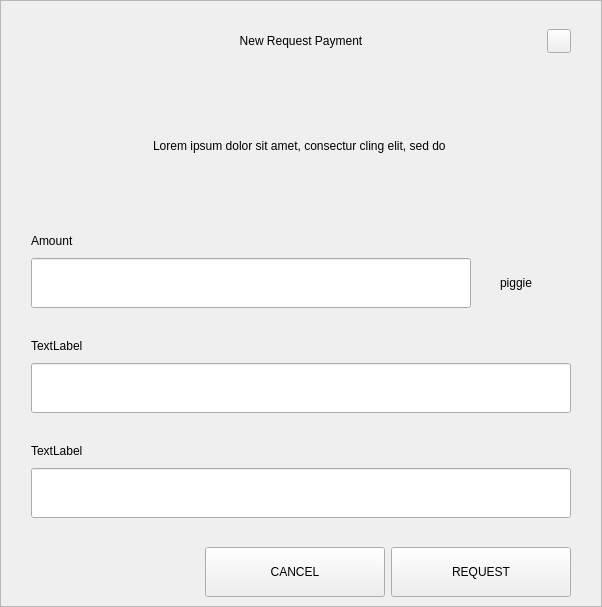
<?xml version="1.0" encoding="UTF-8"?>
<ui version="4.0">
 <class>RequestDialog</class>
 <widget class="QDialog" name="RequestDialog">
  <property name="geometry">
   <rect>
    <x>0</x>
    <y>0</y>
    <width>602</width>
    <height>607</height>
   </rect>
  </property>
  <property name="windowTitle">
   <string>Dialog</string>
  </property>
  <layout class="QVBoxLayout" name="verticalLayout_5">
   <property name="spacing">
    <number>0</number>
   </property>
   <property name="leftMargin">
    <number>0</number>
   </property>
   <property name="topMargin">
    <number>0</number>
   </property>
   <property name="rightMargin">
    <number>0</number>
   </property>
   <property name="bottomMargin">
    <number>0</number>
   </property>
   <item>
    <widget class="QFrame" name="frame">
     <property name="styleSheet">
      <string notr="true"/>
     </property>
     <property name="frameShape">
      <enum>QFrame::StyledPanel</enum>
     </property>
     <property name="frameShadow">
      <enum>QFrame::Raised</enum>
     </property>
     <layout class="QVBoxLayout" name="verticalLayout_4" stretch="1,0,0">
      <property name="spacing">
       <number>0</number>
      </property>
      <property name="leftMargin">
       <number>30</number>
      </property>
      <property name="topMargin">
       <number>20</number>
      </property>
      <property name="rightMargin">
       <number>30</number>
      </property>
      <property name="bottomMargin">
       <number>0</number>
      </property>
      <item>
       <layout class="QHBoxLayout" name="horizontalLayout_3">
        <property name="spacing">
         <number>0</number>
        </property>
        <item>
         <spacer name="horizontalSpacer_21">
          <property name="orientation">
           <enum>Qt::Horizontal</enum>
          </property>
          <property name="sizeHint" stdset="0">
           <size>
            <width>40</width>
            <height>20</height>
           </size>
          </property>
         </spacer>
        </item>
        <item>
         <widget class="QLabel" name="labelTitle">
          <property name="minimumSize">
           <size>
            <width>0</width>
            <height>40</height>
           </size>
          </property>
          <property name="maximumSize">
           <size>
            <width>16777215</width>
            <height>40</height>
           </size>
          </property>
          <property name="styleSheet">
           <string notr="true">padding-left:24px;</string>
          </property>
          <property name="text">
           <string>New Request Payment</string>
          </property>
          <property name="alignment">
           <set>Qt::AlignCenter</set>
          </property>
          <property name="margin">
           <number>7</number>
          </property>
         </widget>
        </item>
        <item>
         <spacer name="horizontalSpacer">
          <property name="orientation">
           <enum>Qt::Horizontal</enum>
          </property>
          <property name="sizeHint" stdset="0">
           <size>
            <width>40</width>
            <height>20</height>
           </size>
          </property>
         </spacer>
        </item>
        <item>
         <widget class="QPushButton" name="btnEsc">
          <property name="minimumSize">
           <size>
            <width>24</width>
            <height>24</height>
           </size>
          </property>
          <property name="maximumSize">
           <size>
            <width>24</width>
            <height>24</height>
           </size>
          </property>
          <property name="focusPolicy">
           <enum>Qt::NoFocus</enum>
          </property>
          <property name="text">
           <string/>
          </property>
         </widget>
        </item>
       </layout>
      </item>
      <item>
       <widget class="QStackedWidget" name="stack">
        <property name="minimumSize">
         <size>
          <width>540</width>
          <height>0</height>
         </size>
        </property>
        <property name="maximumSize">
         <size>
          <width>540</width>
          <height>16777215</height>
         </size>
        </property>
        <property name="currentIndex">
         <number>0</number>
        </property>
        <widget class="QWidget" name="page_1">
         <property name="minimumSize">
          <size>
           <width>540</width>
           <height>0</height>
          </size>
         </property>
         <property name="maximumSize">
          <size>
           <width>540</width>
           <height>16777215</height>
          </size>
         </property>
         <layout class="QVBoxLayout" name="layout1">
          <property name="spacing">
           <number>0</number>
          </property>
          <property name="leftMargin">
           <number>0</number>
          </property>
          <property name="topMargin">
           <number>0</number>
          </property>
          <property name="rightMargin">
           <number>0</number>
          </property>
          <property name="bottomMargin">
           <number>0</number>
          </property>
          <item>
           <spacer name="verticalSpacer_21">
            <property name="orientation">
             <enum>Qt::Vertical</enum>
            </property>
            <property name="sizeType">
             <enum>QSizePolicy::Fixed</enum>
            </property>
            <property name="sizeHint" stdset="0">
             <size>
              <width>20</width>
              <height>30</height>
             </size>
            </property>
           </spacer>
          </item>
          <item alignment="Qt::AlignHCenter">
           <widget class="QLabel" name="labelMessage">
            <property name="minimumSize">
             <size>
              <width>400</width>
              <height>50</height>
             </size>
            </property>
            <property name="text">
             <string>Lorem ipsum dolor sit amet, consectur cling elit, sed do </string>
            </property>
            <property name="alignment">
             <set>Qt::AlignCenter</set>
            </property>
            <property name="wordWrap">
             <bool>true</bool>
            </property>
           </widget>
          </item>
          <item alignment="Qt::AlignBottom">
           <widget class="QWidget" name="containerAmount" native="true">
            <layout class="QVBoxLayout" name="verticalLayout">
             <property name="spacing">
              <number>9</number>
             </property>
             <property name="leftMargin">
              <number>0</number>
             </property>
             <property name="topMargin">
              <number>0</number>
             </property>
             <property name="rightMargin">
              <number>0</number>
             </property>
             <property name="bottomMargin">
              <number>0</number>
             </property>
             <item>
              <widget class="QLabel" name="labelSubtitleAmount">
               <property name="minimumSize">
                <size>
                 <width>350</width>
                 <height>16</height>
                </size>
               </property>
               <property name="maximumSize">
                <size>
                 <width>16777215</width>
                 <height>16</height>
                </size>
               </property>
               <property name="text">
                <string>Amount</string>
               </property>
              </widget>
             </item>
             <item alignment="Qt::AlignTop">
              <widget class="QWidget" name="layoutAmount" native="true">
               <layout class="QHBoxLayout" name="horizontalLayout" stretch="2,0">
                <property name="spacing">
                 <number>0</number>
                </property>
                <property name="leftMargin">
                 <number>0</number>
                </property>
                <property name="topMargin">
                 <number>0</number>
                </property>
                <property name="rightMargin">
                 <number>0</number>
                </property>
                <property name="bottomMargin">
                 <number>0</number>
                </property>
                <item>
                 <widget class="QLineEdit" name="lineEditAmount">
                  <property name="minimumSize">
                   <size>
                    <width>0</width>
                    <height>50</height>
                   </size>
                  </property>
                  <property name="maximumSize">
                   <size>
                    <width>16777215</width>
                    <height>50</height>
                   </size>
                  </property>
                 </widget>
                </item>
                <item>
                 <widget class="QWidget" name="comboContainer" native="true">
                  <property name="minimumSize">
                   <size>
                    <width>100</width>
                    <height>50</height>
                   </size>
                  </property>
                  <property name="maximumSize">
                   <size>
                    <width>16777215</width>
                    <height>50</height>
                   </size>
                  </property>
                  <layout class="QHBoxLayout" name="horizontalLayout_31">
                   <property name="spacing">
                    <number>0</number>
                   </property>
                   <property name="leftMargin">
                    <number>0</number>
                   </property>
                   <property name="topMargin">
                    <number>0</number>
                   </property>
                   <property name="rightMargin">
                    <number>10</number>
                   </property>
                   <property name="bottomMargin">
                    <number>0</number>
                   </property>
                   <item>
                    <widget class="QLabel" name="comboBoxCoin">
                     <property name="text">
                      <string>piggie</string>
                     </property>
                     <property name="alignment">
                      <set>Qt::AlignCenter</set>
                     </property>
                    </widget>
                   </item>
                  </layout>
                 </widget>
                </item>
               </layout>
              </widget>
             </item>
            </layout>
           </widget>
          </item>
          <item>
           <spacer name="verticalSpacer_31">
            <property name="orientation">
             <enum>Qt::Vertical</enum>
            </property>
            <property name="sizeType">
             <enum>QSizePolicy::Fixed</enum>
            </property>
            <property name="sizeHint" stdset="0">
             <size>
              <width>20</width>
              <height>30</height>
             </size>
            </property>
           </spacer>
          </item>
          <item>
           <layout class="QVBoxLayout" name="verticalLayoutLabel">
            <property name="spacing">
             <number>9</number>
            </property>
            <item>
             <widget class="QLabel" name="labelSubtitleLabel">
              <property name="minimumSize">
               <size>
                <width>0</width>
                <height>16</height>
               </size>
              </property>
              <property name="maximumSize">
               <size>
                <width>16777215</width>
                <height>16</height>
               </size>
              </property>
              <property name="text">
               <string>TextLabel</string>
              </property>
             </widget>
            </item>
            <item>
             <widget class="QLineEdit" name="lineEditLabel">
              <property name="minimumSize">
               <size>
                <width>0</width>
                <height>50</height>
               </size>
              </property>
              <property name="maximumSize">
               <size>
                <width>16777215</width>
                <height>50</height>
               </size>
              </property>
             </widget>
            </item>
           </layout>
          </item>
          <item>
           <spacer name="verticalSpacer_34">
            <property name="orientation">
             <enum>Qt::Vertical</enum>
            </property>
            <property name="sizeType">
             <enum>QSizePolicy::Fixed</enum>
            </property>
            <property name="sizeHint" stdset="0">
             <size>
              <width>20</width>
              <height>30</height>
             </size>
            </property>
           </spacer>
          </item>
          <item>
           <layout class="QVBoxLayout" name="verticalLayoutDescription">
            <property name="spacing">
             <number>9</number>
            </property>
            <item>
             <widget class="QLabel" name="labelSubtitleDescription">
              <property name="minimumSize">
               <size>
                <width>0</width>
                <height>16</height>
               </size>
              </property>
              <property name="maximumSize">
               <size>
                <width>16777215</width>
                <height>16</height>
               </size>
              </property>
              <property name="text">
               <string>TextLabel</string>
              </property>
             </widget>
            </item>
            <item>
             <widget class="QLineEdit" name="lineEditDescription">
              <property name="minimumSize">
               <size>
                <width>0</width>
                <height>50</height>
               </size>
              </property>
              <property name="maximumSize">
               <size>
                <width>16777215</width>
                <height>50</height>
               </size>
              </property>
             </widget>
            </item>
            <item>
             <spacer name="verticalSpacer_4">
              <property name="orientation">
               <enum>Qt::Vertical</enum>
              </property>
              <property name="sizeType">
               <enum>QSizePolicy::Fixed</enum>
              </property>
              <property name="sizeHint" stdset="0">
               <size>
                <width>20</width>
                <height>20</height>
               </size>
              </property>
             </spacer>
            </item>
           </layout>
          </item>
         </layout>
        </widget>
        <widget class="QWidget" name="page_2">
         <layout class="QVBoxLayout" name="layout2">
          <item>
           <spacer name="verticalSpacer_5">
            <property name="orientation">
             <enum>Qt::Vertical</enum>
            </property>
            <property name="sizeType">
             <enum>QSizePolicy::Fixed</enum>
            </property>
            <property name="sizeHint" stdset="0">
             <size>
              <width>20</width>
              <height>50</height>
             </size>
            </property>
           </spacer>
          </item>
          <item alignment="Qt::AlignHCenter">
           <widget class="QLabel" name="labelQrImg">
            <property name="minimumSize">
             <size>
              <width>260</width>
              <height>260</height>
             </size>
            </property>
            <property name="maximumSize">
             <size>
              <width>260</width>
              <height>260</height>
             </size>
            </property>
            <property name="text">
             <string/>
            </property>
            <property name="alignment">
             <set>Qt::AlignCenter</set>
            </property>
           </widget>
          </item>
          <item>
           <spacer name="verticalSpacer_2">
            <property name="orientation">
             <enum>Qt::Vertical</enum>
            </property>
            <property name="sizeType">
             <enum>QSizePolicy::Fixed</enum>
            </property>
            <property name="sizeHint" stdset="0">
             <size>
              <width>20</width>
              <height>30</height>
             </size>
            </property>
           </spacer>
          </item>
          <item alignment="Qt::AlignHCenter">
           <widget class="QLabel" name="labelAddress">
            <property name="text">
             <string>A7VFR83SQbiezrW72hjcWJtcfip5krte2Z </string>
            </property>
           </widget>
          </item>
          <item>
           <spacer name="verticalSpacer_32">
            <property name="orientation">
             <enum>Qt::Vertical</enum>
            </property>
            <property name="sizeType">
             <enum>QSizePolicy::Expanding</enum>
            </property>
            <property name="sizeHint" stdset="0">
             <size>
              <width>20</width>
              <height>20</height>
             </size>
            </property>
           </spacer>
          </item>
          <item>
           <layout class="QHBoxLayout" name="horizontal">
            <property name="leftMargin">
             <number>20</number>
            </property>
            <property name="rightMargin">
             <number>20</number>
            </property>
            <property name="bottomMargin">
             <number>20</number>
            </property>
            <item>
             <spacer name="horizontalSpacer_4">
              <property name="orientation">
               <enum>Qt::Horizontal</enum>
              </property>
              <property name="sizeHint" stdset="0">
               <size>
                <width>40</width>
                <height>20</height>
               </size>
              </property>
             </spacer>
            </item>
            <item>
             <widget class="QPushButton" name="btnCopyAddress">
              <property name="minimumSize">
               <size>
                <width>180</width>
                <height>50</height>
               </size>
              </property>
              <property name="text">
               <string>COPY ADDRESS</string>
              </property>
             </widget>
            </item>
            <item>
             <widget class="QPushButton" name="btnCopyUrl">
              <property name="minimumSize">
               <size>
                <width>180</width>
                <height>50</height>
               </size>
              </property>
              <property name="text">
               <string>COPY URL</string>
              </property>
             </widget>
            </item>
            <item>
             <spacer name="horizontalSpacer_2">
              <property name="orientation">
               <enum>Qt::Horizontal</enum>
              </property>
              <property name="sizeHint" stdset="0">
               <size>
                <width>40</width>
                <height>20</height>
               </size>
              </property>
             </spacer>
            </item>
           </layout>
          </item>
         </layout>
        </widget>
       </widget>
      </item>
      <item>
       <widget class="QWidget" name="buttonsStack" native="true">
        <layout class="QHBoxLayout" name="horizontalLayout_5">
         <property name="leftMargin">
          <number>20</number>
         </property>
         <property name="rightMargin">
          <number>0</number>
         </property>
         <item>
          <spacer name="horizontalSpacer_41">
           <property name="orientation">
            <enum>Qt::Horizontal</enum>
           </property>
           <property name="sizeHint" stdset="0">
            <size>
             <width>40</width>
             <height>20</height>
            </size>
           </property>
          </spacer>
         </item>
         <item>
          <widget class="QPushButton" name="btnCancel">
           <property name="minimumSize">
            <size>
             <width>180</width>
             <height>50</height>
            </size>
           </property>
           <property name="focusPolicy">
            <enum>Qt::NoFocus</enum>
           </property>
           <property name="text">
            <string>CANCEL</string>
           </property>
          </widget>
         </item>
         <item>
          <widget class="QPushButton" name="btnSave">
           <property name="minimumSize">
            <size>
             <width>180</width>
             <height>50</height>
            </size>
           </property>
           <property name="focusPolicy">
            <enum>Qt::NoFocus</enum>
           </property>
           <property name="text">
            <string>REQUEST</string>
           </property>
          </widget>
         </item>
        </layout>
       </widget>
      </item>
     </layout>
    </widget>
   </item>
  </layout>
 </widget>
 <resources/>
 <connections/>
</ui>
